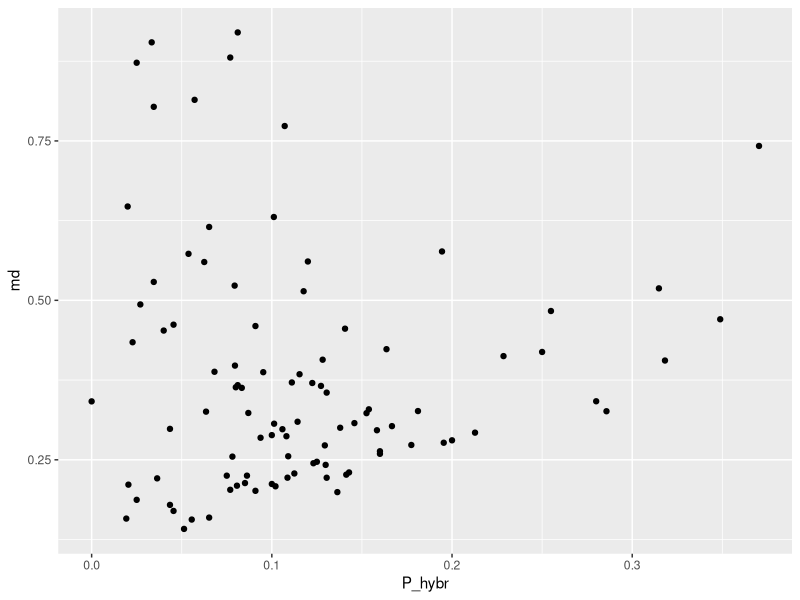

Recreate this plot in R. (Note: this script raises an error after producing the figure.)
library(readxl)
library(ggplot2)
library(dplyr)

hybr <- read_excel("Data/hybrids_BS.xlsx")
murm_shape <- read.csv("Data/Murman.csv")


# Доля гибридов в сборах

hybr_pop <- hybr %>% group_by(pop) %>% summarise(lat = mean(N), lon = mean(E), Year = mean(year), Ptros = mean(str), P_hybr = mean(str > 0.2 & str < 0.8), md = 1 - (sd(str))^2/(Ptros*(1-Ptros)) )


ggplot(hybr_pop, aes(x = P_hybr, y = md)) + geom_point()

hybr_pop <- hybr_pop %>% arrange(desc(P_hybr))


# Рисуем карту

Murm_x <-  c(30, 40)
Murm_y <- c(67.8, 69.8)



hybr2 <- merge(hybr, hybr_pop)



Murm_region_map <- 
ggplot(murm_shape, aes(x=long, y=lat, group=group)) +
  geom_polygon(fill = "gray90", colour = "gray20") + 
  coord_map(xlim = Murm_x, ylim = Murm_y) + 
  theme_bw() +  
  theme(axis.title.x = element_blank(),  axis.title.y = element_blank(), plot.background = element_blank(), panel.border = element_blank()) 



Murm_x_small <-  c(32.5, 34)
Murm_y_small <- c(68.85, 69.5)

Kola_bay_map <- 
  ggplot(murm_shape, aes(x=long, y=lat, group=group)) +
  geom_polygon(fill = "gray90", colour = "gray20") + 
  coord_map(xlim = Murm_x_small, ylim = Murm_y_small) + 
  theme_bw() +  
  theme(axis.title.x = element_blank(),  axis.title.y = element_blank(), plot.background = element_blank(), panel.border = element_blank()) 



Tuva_x <-  c(33.55, 33.65)
Tuva_y <- c(69.17, 69.2)


Tuva_map <-
  ggplot(murm_shape, aes(x=long, y=lat, group=group)) +
  geom_polygon(fill = "gray90", colour = "gray20") + 
  coord_map(xlim = Tuva_x, ylim = Tuva_y) + 
  theme_bw() +  
  theme(axis.title.x = element_blank(),  axis.title.y = element_blank(), plot.background = element_blank(), panel.border = element_blank()) 




# + theme(panel.grid = element_blank(), axis.text.x =element_blank(), axis.text.y= element_blank()) + theme(axis.ticks = element_blank()) 


Murm_region_map + 
  geom_point(data = hybr_pop, aes(x = lon, y = lat, group = 1, fill = P_hybr, size = P_hybr), shape = 21) +
  scale_fill_gradient(low = "yellow", high = "red")


Kola_bay_map + 
  geom_point(data = hybr_pop, aes(x = lon, y = lat, group = 1, fill = P_hybr, size = P_hybr), shape = 21) +
  scale_fill_gradient(low = "yellow", high = "red")

Tuva_map +
  geom_point(data = hybr_pop, aes(x = lon, y = lat, group = 1, fill = P_hybr, size = P_hybr), shape = 21) +
  scale_fill_gradient(low = "yellow", high = "red")


ggplot(hybr_pop, aes(x = Ptros, y = 1-md)) + geom_density2d() + geom_point()

ggplot(hybr_pop, aes(x = Ptros)) + geom_density() 
